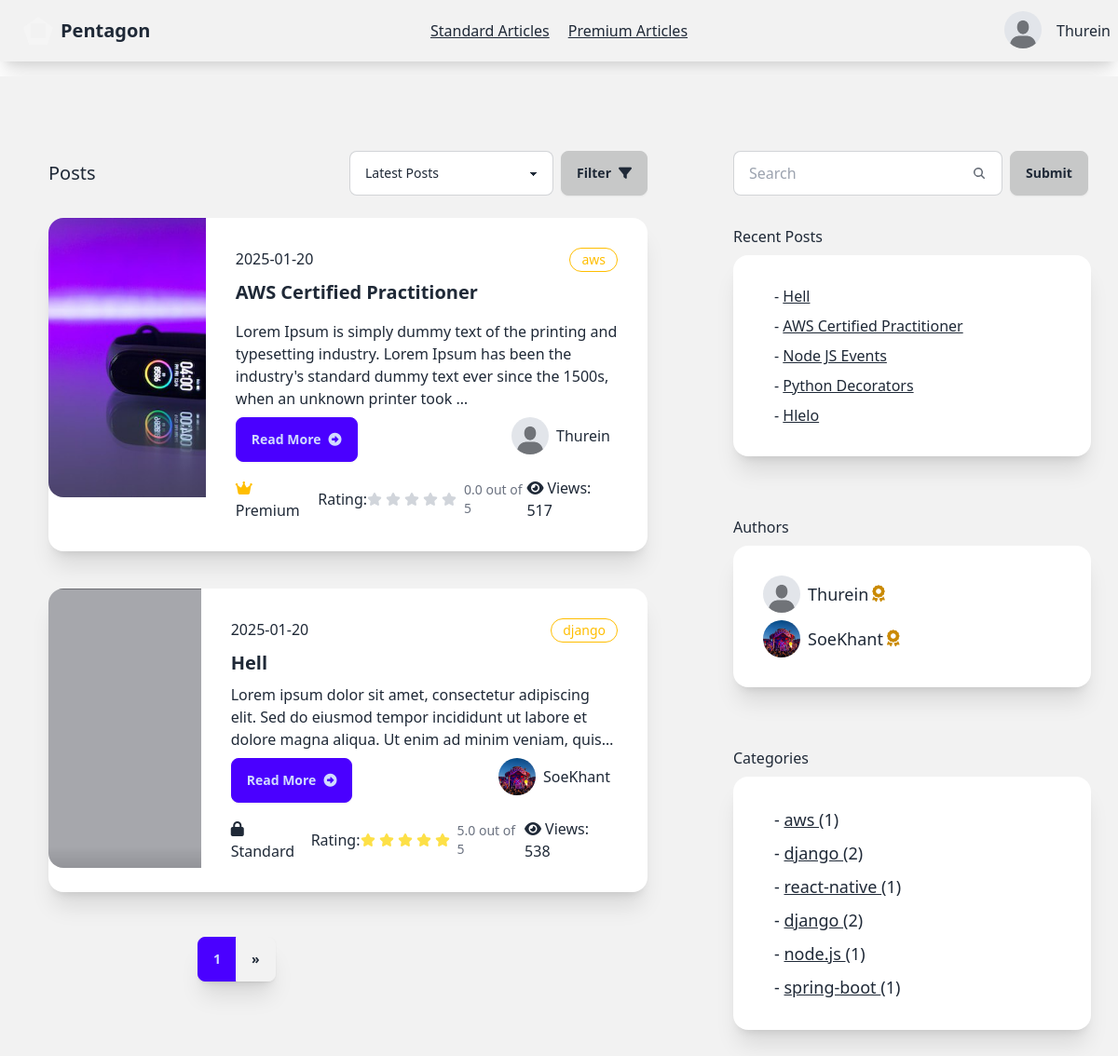
The app's page /reader/ (signed in) with its own data.
### account/models.py (models this page shows)
class AccountStatus(models.Model):
    is_verified=models.BooleanField(default=False)
    profile=models.ImageField(max_length=100, blank=True,default="account/default.jpeg",null=True,upload_to="media/account")
    user=models.ForeignKey(User, on_delete=models.CASCADE,related_name="account_status")
    rank=models.CharField(max_length=20,blank=True, default="Silver")
    created_at=models.DateTimeField(auto_now=True)
    def __str__(self):
        return self.user.username

### writer/models.py (models this page shows, shortened)
class Article(models.Model):
    CATEGORY_CHOICES = [
        ('flutter', 'Flutter'),
        ('react-native', 'React Native'),
        ('node.js', 'Node.JS'),
        ('spring-boot','Spring Boot'),
        ('laravel','Laravel'),
        ('django',"Django"),
        ('aws',"AWS"),
        ('web-development','Web Development'),
        ('mobile-development','Mobile Development'),
        ('cloud','Cloud Architect')
    ]
    title=models.CharField(max_length=100)
    content=models.TextField(
        validators=[
            MinLengthValidator(40, message="Content must be at least 40 characters long.")
        ]
    )
    author=models.ForeignKey(User, on_delete=models.CASCADE)
    view_count = models.PositiveIntegerField(default=0)
    posted_at=models.DateTimeField(auto_now_add=True)
    is_premium=models.BooleanField(default=False)
    is_standard=models.BooleanField(default=False)
    photo=models.ImageField(default='article/default.jpeg', blank=True, null=True,upload_to="article/")
    category = models.CharField(
        max_length=20,
        choices=CATEGORY_CHOICES,
        default='web-development',
        blank=False,
        null=False
    )
    def get_rating(self):
        reviews = self.article_review.all()
        if reviews:
            total_rating = sum(review.rating for review in reviews)
            return total_rating / len(reviews)
        else:
            return 0
    def get_author_name(self):
        return self.author.username
    def get_article_count_by_category(self):
        return Article.objects.filter(category=self.category).count()
    def get_account_status(self):
        try:
            return self.author.account_status.first()
        except AccountStatus.DoesNotExist:
            return None
    def __str__(self):
        return self.title

class ArticleReview(models.Model):
    article=models.ForeignKey(Article, on_delete=models.CASCADE,related_name="article_review")
    user=models.ForeignKey(User, on_delete=models.CASCADE, related_name="article_reviewer")
    comment=models.TextField(blank=True, null=True)
    rating=models.FloatField(default=0,blank=True, null=True)
    author_reply=models.TextField(blank=True, null=True)
    posted_at=models.DateTimeField(auto_now_add=True)

class RecentArticle(models.Model):
    user=models.ForeignKey(User, on_delete=models.CASCADE)
    article=models.ForeignKey(Article, on_delete=models.CASCADE)
    created_at=models.DateTimeField(auto_now=True)

### reader/views.py (the view, shortened to what this page needs)
# urls.py: path('',views.client_home,name="client-home"),
@login_required(login_url="sign-in")
def client_home(request):
    recent_articles=RecentArticle.objects.filter(user=request.user).select_related("article").order_by("-created_at")[:5]
    query=request.GET.get("search","")
    articles=Article.objects.all()
    paginator=Paginator(articles,2)
    page_number=request.GET.get("page")
    page_object=paginator.get_page(page_number)
    users=User.objects.all()
    authors=Article.objects.filter(author__in=users).values('author').distinct()
    accounts=AccountStatus.objects.filter(user__in=authors)
    print(accounts)
    categories=Article.objects.values('category').distinct()
    context={
        'account_status':get_account_status(request),
        'accounts':accounts,
        'categories':categories,
        "page_objects":page_object,
        "recent_articles":recent_articles,
        "articles":articles,
        "show_spinner":True
    }
    return render(request, "reader/home.html",context)

### reader/views.py (called while the page is built)
def get_account_status(request):
    account_status = AccountStatus.objects.get(user=request.user)
    return account_status

### reader/templates/reader/home.html (shortened to what this page needs)
{% extends 'reader/base.html' %}
{% block content %}
    <div class=" bg-base-200 min-h-screen flex w-100 mt-4">
        <div class="grid grid-cols-8 gap-2 ">
            <div class="col-start-1 col-span-5 mt-12 mx-5">
                <div class="card">
                    <div class="card-body">
                       <div class="flex justify-between items-center">
                        <p class="text-xl">Posts</p>
                        <div class="flex w-80">
                          <select id="postFilter" class="select select-bordered w-full max-w-xs ">
                            <option  selected>Latest Posts</option>
                          </select>
                          <button id="applyFilterBtn" class="btn btn-active ml-2">Filter <i class="fa-solid fa-filter"></i></button>
                        </div>
                       </div>
                        {% for article in page_objects %}
              <div class="card card-side bg-base-100 shadow-xl my-4">
                <figure class="w-11/12 h-5/6">
                    <img
                      class="object-cover"
                      style="min-height:300px;"
                      src="{{article.photo.url}}"
                      alt="Movie" />
                  </figure>
                <div class="card-body">
                  <div class="flex">
                    <p>{{article.posted_at|date:'Y-m-d'}}</p>
                    <div class="badge badge-warning badge-outline p-3">{{article.category}}</div>
                  </div>
                  <h2 class="card-title font-bold">{{article.title}}</h2>
                  <p class="line-clamp-3">{{article.content|safe|truncatewords:30}}</p>
                  <div class="card-actions justify-between">
                    <a href="{% url 'post-detail' article.id %}" class="btn btn-primary"> Read More<i class="fa-solid fa-circle-right"></i></a>
                    <div>
                        <div class="flex-row flex items-center">
                            <div class="avatar">
                                <div class="w-10 rounded-full">
                                    <img
                                    style="object-fit: cover;width:100%;height:100%"
                                    alt="Tailwind CSS Navbar component"
                                    src="{{article.get_account_status.profile.url}}" />
                                </div>
                              </div>
                              <h2 class="mx-2">{{article.get_author_name}}</h2>
                        </div>
                    </div>
                  </div>
                  <div class="flex justify-between items-center mt-2">
                    <div>
                        {% if article.is_premium %}
                        <i class="fa-solid fa-crown text-warning"></i>
                        Premium
                        {% elif article.is_standard %}
                        <i class="fa-solid fa-lock"></i>
                        Standard
                        {% else %}
                        <i class="fa-solid fa-lock-open"></i>
                        Free
                        {% endif %}
                    </div>
                    <div class="flex items-center">
                      Rating:
                      <div class="flex">
                      </div>
                      <div class="">
                        <p class="ms-1 text-sm font-medium text-gray-500 dark:text-gray-400">
                          {{article.get_rating|floatformat:1}}
                          out of 5</p>
                      </div>
                    </div>
                    <div class="">
                        <i class="fa-solid fa-eye mr-1"></i>Views:
                       {{article.view_count}}
                    </div>
                  </div>
                </div>
              </div>
              {% endfor %}
                    </div>
                </div>
                  <div class="join ml-48 mb-12 shadow-xl">
                    <button class="join-item btn btn-primary">{{page_objects.number}}</button>
                    {% if page_objects.has_next %}
                    <a href="?page={{page_objects.next_page_number}}" class="join-item btn">»</a>
                    {% endif %}
                  </div>
            </div>
            <div class="col-start-6 col-span-2 mt-20">
                <div class="flex-row">
                  <div class="ml-8">
                    <form action="" class="flex" method="get">
                      <label class="input input-bordered flex items-center gap-2">
                        <input type="text" class="grow" name="search" placeholder="Search" />
                        <svg
                          xmlns="http://www.w3.org/2000/svg"
                          viewBox="0 0 16 16"
                          fill="currentColor"
                          class="h-4 w-4 opacity-70">
                          <path
                            fill-rule="evenodd"
                            d="M9.965 11.026a5 5 0 1 1 1.06-1.06l2.755 2.754a.75.75 0 1 1-1.06 1.06l-2.755-2.754ZM10.5 7a3.5 3.5 0 1 1-7 0 3.5 3.5 0 0 1 7 0Z"
                            clip-rule="evenodd" />
                        </svg>
                      </label>
                      <input type="submit" value="Submit" class="btn btn-active ml-2">
                    </form>
                  </div>
                  <div class="card">
                    <div class="card-body">
                        Recent Posts
                        <div class="card bg-base-100 w-96 shadow-xl">
                            <div class="card-body">
                               {% if recent_articles %}
                                {% for article in recent_articles %}
                                <div class="flex-row flex items-center">
                                      <h2 class="mx-3">- <a href="{% url 'post-detail' article.article.id %}" class="link">{{article.article}}</a></h2>
                                </div>
                                {% endfor %}
                                {% else %}
                                  <p class="text-center">No Recent Posts Here.</p>
                               {% endif %}
                            </div>
                          </div>
                      </div>
                    </div>
                  <div class="card">
                    <div class="card-body">
                        Authors
                        <div class="card bg-base-100 w-96 shadow-xl">
                            <div class="card-body">
                               {% for account in accounts %}
                               <div class="flex-row flex items-center">
                                <div class="avatar">
                                    <div class="w-10 rounded-full">
                                      <img src="{{account.profile.url}}" />
                                    </div>
                                  </div>
                                     <h2 class="mx-2 text-lg flex items-center">{{account.user.username}}
                                      {% if account.rank == "Platinum" %}
                                     <i class="fa-solid fa-trophy text-warning ml-1"></i>
                                     {% elif account.rank == "Gold" %}
                                     <i class="fa-solid fa-award  text-yellow-600	ml-1"></i>
                                     {% else %}
                                     <i class="fa-solid fa-medal ml-1"></i>
                                     </h2>
                                     {% endif %}
                               </div>
                               {% endfor %}
                            </div>
                          </div>
                      </div>
                    </div>
                    <div class="card">
                      <div class="card-body">
                          Categories
                          <div class="card bg-base-100 w-96 shadow-xl">
                              <div class="card-body">
                                 {% for category in articles %}
                                 <div class="flex-row flex items-center">
                                       <h2 class="mx-3 text-lg">- <a href="{% url 'category' category.category  %}" class="link">{{category.category}} </a>({{category.get_article_count_by_category}})</h2>
                                 </div>
                                 {% endfor %}
                              </div>
                            </div>
                        </div>
                      </div>
                </div>
                </div>
            </div>
    </div>
{% endblock  %}

### reader/templates/reader/base.html (shortened to what this page needs)
{% load static %}
<!DOCTYPE html>
<html lang="en">
<head>
    <link href="https://cdn.jsdelivr.net/npm/daisyui@latest/dist/full.min.css" rel="stylesheet" type="text/css" />
    <link href="{% static 'fontawesomefree/css/fontawesome.css' %}" rel="stylesheet" type="text/css">
    <link href="{% static 'fontawesomefree/css/brands.css' %}" rel="stylesheet" type="text/css">
    <link href="{% static 'fontawesomefree/css/solid.css' %}" rel="stylesheet" type="text/css">
</head>
<body>
    <div class="navbar bg-base-200 shadow-xl">
        <div class="navbar-start">
          <a href="{% url 'home' %}" class="btn btn-ghost text-xl"><div class="mask mask-pentagon w-8 h-8 border-8 border-neutral-100	"></div>Pentagon</a>
        </div>
        <div class="navbar-center gap-5">
            <a id="standard" href="{% url 'standard-posts' %}" class=" link ">Standard Articles</a>
            <a  href="{% url 'premium-posts' %}" class="link">Premium Articles</a>
          </div>
        <div class="navbar-end gap-3">
          {% if user.is_authenticated %}
          <div class="dropdown dropdown-end">
            <div tabindex="0" role="button" class="btn btn-ghost btn-circle avatar">
              <div class="w-10 rounded-full">
                <img
                  style="object-fit: contain;width:100%;height:100%"
                  alt="Tailwind CSS Navbar component"
                  src="{{account_status.profile.url}}" />
              </div>
            </div>
          </div>
          {{user}}
          {% else %}
          <a href="{% url 'sign-up' %}" class="btn">Sign Up</a>
          <a href="{% url 'sign-in' %}" class="btn">Sign In</a>
          {% endif %}
        </div>
       </div>
    {% block content %}
    {% endblock  %}
    <script src="https://cdn.tailwindcss.com"></script>
</body>
</html>

### records on screen
AccountStatus: profile (placeholder picture), user.username "Thurein", rank "Gold" (drawn)
Article: photo (picture), posted_at "2025-01-20", category "aws", title "AWS Certified Practitioner", content "Lorem Ipsum is simply dummy text of the printing and typesetting industry. Lorem Ipsum has been the industry's standard dummy text ever since the 1500s, when an unknown printer took …", get_account_status.profile (placeholder picture), get_author_name "Thurein", is_premium True (drawn), get_rating "0.0", view_count "517", get_article_count_by_category "1"
Article: photo (picture), posted_at "2025-01-20", category "django", title "Hell", content "Lorem ipsum dolor sit amet, consectetur adipiscing elit. Sed do eiusmod tempor incididunt ut labore et dolore magna aliqua. Ut enim ad minim veniam,…", get_account_status.profile (picture), get_author_name "SoeKhant", is_premium False (drawn), get_rating "5.0", view_count "538", get_article_count_by_category "2"
RecentArticle: article "Hell"
RecentArticle: article "AWS Certified Practitioner"
RecentArticle: article "Node JS Events"
RecentArticle: article "Python Decorators"
RecentArticle: article "Hlelo"
AccountStatus: profile (picture), user.username "SoeKhant", rank "Gold" (drawn)
Article: category "react-native", get_article_count_by_category "1"
Article: category "django", get_article_count_by_category "2"
Article: category "node.js", get_article_count_by_category "1"
Article: category "spring-boot", get_article_count_by_category "1"

### other values on screen
{{ user }} "Thurein"
{{ page_objects.number }} "1"
